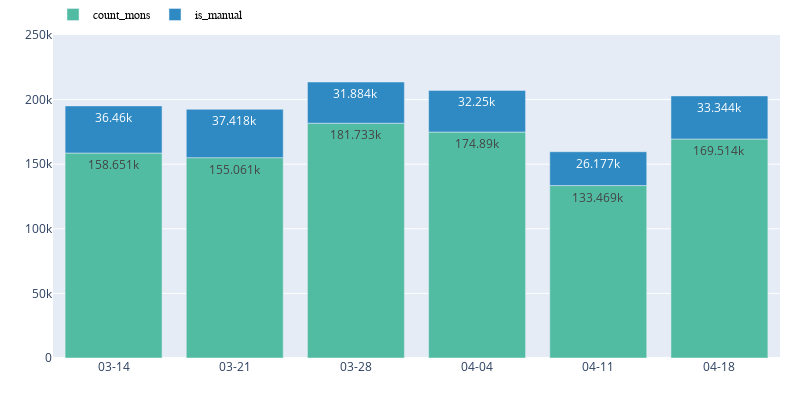

The code cell stored with this chart in its notebook:
### Code cell
fig = px.bar(pivot_days.sort_values(by='dt_create'),
              x=pivot_days.sort_values(by='dt_create').dt_create.unique().tolist(),
              y=['count_mons', 'is_manual'],
              title='',
              labels=None,
              color_discrete_sequence=[px.colors.qualitative.Vivid[2], px.colors.qualitative.Vivid[7]],
              width=800,
              height=400, text_auto=True)

fig.update_yaxes(visible=True, showticklabels=True, title='', range = [0,250000])
fig.update_xaxes(type='category', fixedrange=False,
                 showspikes=True, showticklabels=True, title='')
fig.update_layout(
    hovermode=None, 
    hoverlabel=dict(
        namelength=-1,
        bordercolor="White"), 
    margin=dict(l=0, r=20, t=20, b=0),
    legend=dict(
        orientation="h",
        yanchor="bottom",
        y=1.02,
        xanchor="left",
        x=0,


        title='',
        title_font_family="Verdana",
        font=dict(
            family="Sans-serif",
            size=12,
            color="black"
        ),
        
    bordercolor="Black",
    borderwidth=None
)
)

### Figure 1 — Plotly figure (JSON) as saved in the notebook; plotly's stock layout.template omitted (floating-point values rounded to 4 significant figures)
{"data": [{"alignmentgroup": "True", "hovertemplate": "variable=count_mons<br>x=%{x}<br>value=%{y}<extra></extra>", "legendgroup": "count_mons", "marker": {"color": "rgb(82, 188, 163)", "pattern": {"shape": ""}}, "name": "count_mons", "offsetgroup": "count_mons", "orientation": "v", "showlegend": true, "textposition": "auto", "texttemplate": "%{y}", "type": "bar", "x": ["03-14", "03-21", "03-28", "04-04", "04-11", "04-18"], "xaxis": "x", "y": [158651, 155061, 181733, 174890, 133469, 169514], "yaxis": "y"}, {"alignmentgroup": "True", "hovertemplate": "variable=is_manual<br>x=%{x}<br>value=%{y}<extra></extra>", "legendgroup": "is_manual", "marker": {"color": "rgb(47, 138, 196)", "pattern": {"shape": ""}}, "name": "is_manual", "offsetgroup": "is_manual", "orientation": "v", "showlegend": true, "textposition": "auto", "texttemplate": "%{y}", "type": "bar", "x": ["03-14", "03-21", "03-28", "04-04", "04-11", "04-18"], "xaxis": "x", "y": [36460, 37418, 31884, 32250, 26177, 33344], "yaxis": "y"}], "layout": {"barmode": "relative", "height": 400, "hoverlabel": {"bordercolor": "White", "namelength": -1}, "legend": {"bordercolor": "Black", "font": {"color": "black", "family": "Sans-serif", "size": 12}, "orientation": "h", "title": {"font": {"family": "Verdana"}, "text": ""}, "tracegroupgap": 0, "x": 0, "xanchor": "left", "y": 1.02, "yanchor": "bottom"}, "margin": {"b": 0, "l": 0, "r": 20, "t": 20}, "width": 800, "xaxis": {"anchor": "y", "domain": [0, 1], "fixedrange": false, "showspikes": true, "showticklabels": true, "title": {"text": ""}, "type": "category"}, "yaxis": {"anchor": "x", "domain": [0, 1], "range": [0, 250000], "showticklabels": true, "title": {"text": ""}, "visible": true}}}
